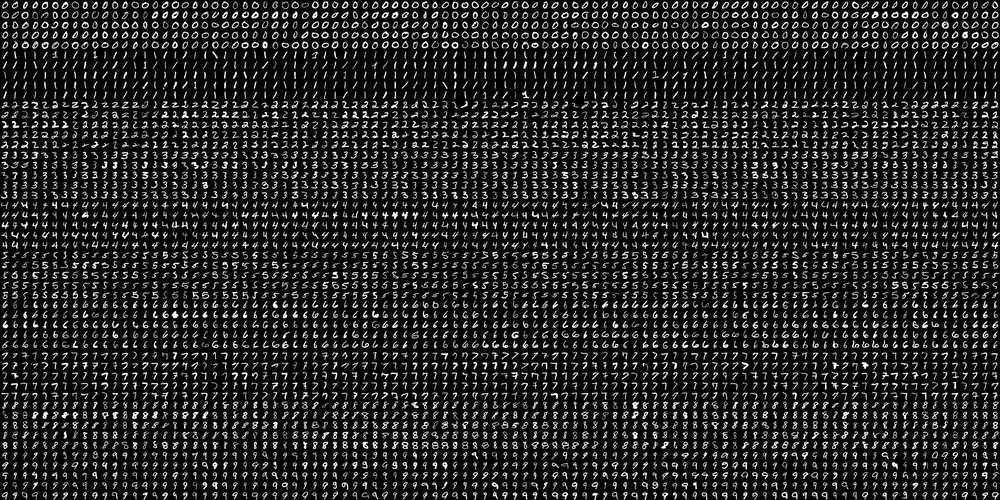
#> input picture datasets/digits.png, 1000 x 500 px, shrunk from 2000 x 1000 before the run
$ jupyter execute --allow-errors 4-machine-learning.ipynb   (older library calls are emulated)
#> lines starting #> are read from the running program, lines starting #| are printed output that depends on the picture
[cell 1]
import cv2
import numpy as np
import matplotlib.pyplot as plt
from sklearn.decomposition import PCA

[cell 2]
# KNN Mnist Digits
mnist = cv2.imread('../datasets/digits.png', 0)
#> mnist is the input picture: shape (500, 1000); min 0, max 255, mean 36.1
mnist.shape

images = np.array([np.hsplit(row, 100)
          for row in
          np.vsplit(mnist, 50)], dtype= np.float32)

images.shape

#split to train and test

train_features = images[:, :50].reshape(-1, (20 * 20))
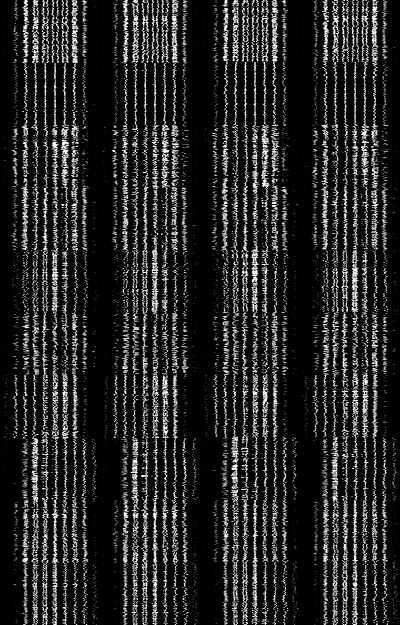
#> train_features: shape (625, 400) float32; min 0, max 255, mean 36.1
test_features = images[:, 50:100].reshape(-1, (20 * 20))
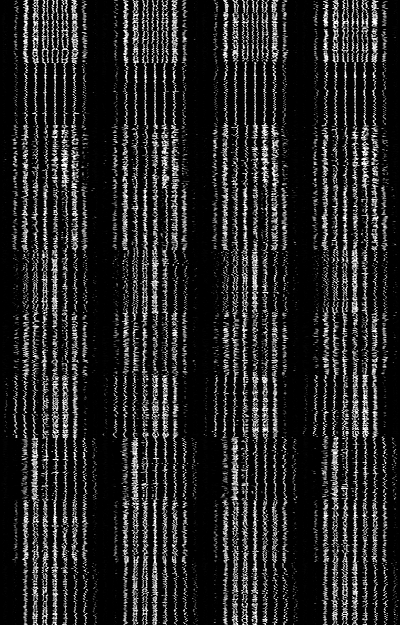
#> test_features: shape (625, 400) float32; min 0, max 255, mean 36.1

# create labes

k = np.arange(10)

train_labels = np.repeat(k, 250). reshape(-1, 1)
test_labels = train_labels.copy()

knn = cv2.ml.KNearest_create()

#> (the rest of this cell did not finish here and is left out)

[cell 3]
fashion_dataset =  cv2.imread('../datasets/fashion.png', 0)
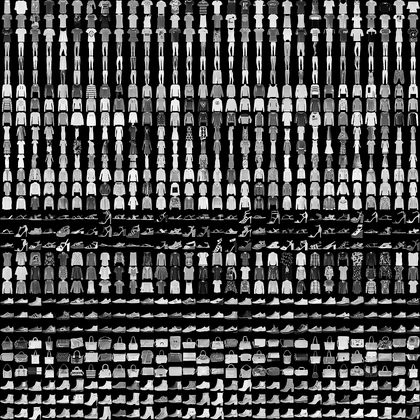
#> input picture datasets/fashion.png, 420 x 420 px, shrunk from 840 x 840 before the run
#> fashion_dataset is the input picture: shape (420, 420); min 0, max 255, mean 73.3

fashion_images = np.array([np.hsplit(row, 30)
          for row in
          np.vsplit(fashion_dataset, 30)], dtype= np.float32)
fashion_images.shape

#split to train and test

#> (the rest of this cell did not finish here and is left out)
